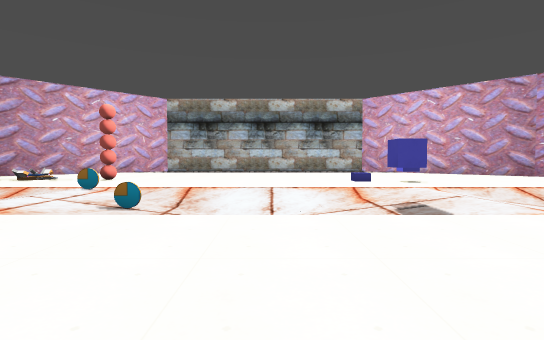
[1] (above)

19 first-person views from a walk through a 3-D level made in the Godot game engine. The camera is 1.4 m above the floor, tilts 2° down and sees 80° across. The floor is counted in squares, 2 m on a side. Each view is taken from the middle of a square. On the plan, view 1 faces up. The plan holds only what a view shows up to about 10 squares ahead; the rest is blank. The place goes on beyond the plan. Flat picture figures and markers are not drawn. Some surface patterns are stand-ins.

[2]
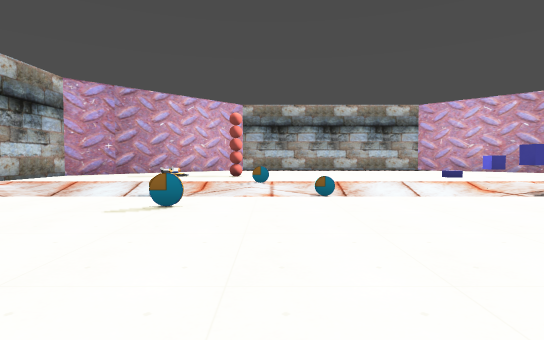

[3]
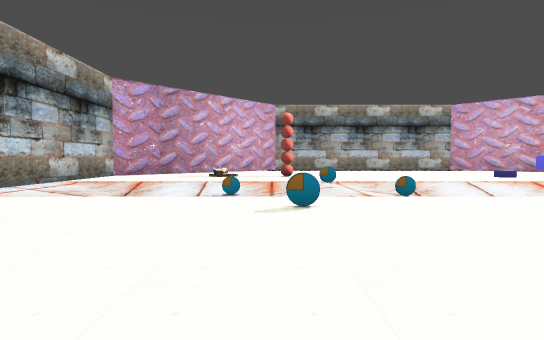

[4]
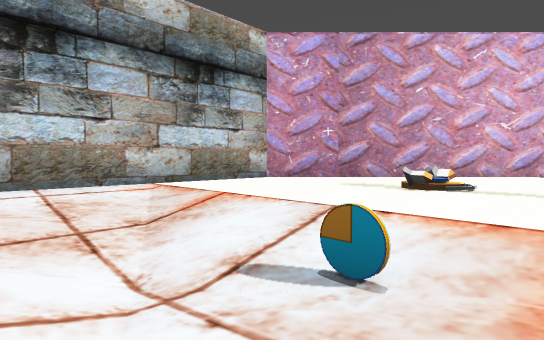

[5]
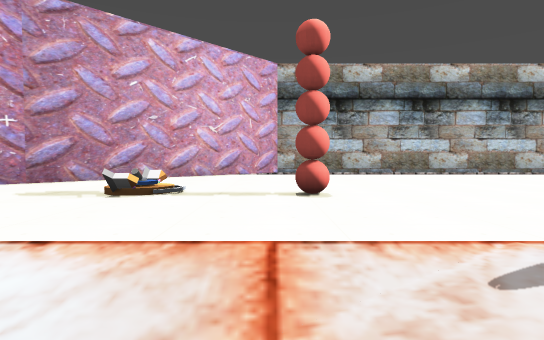

[6]
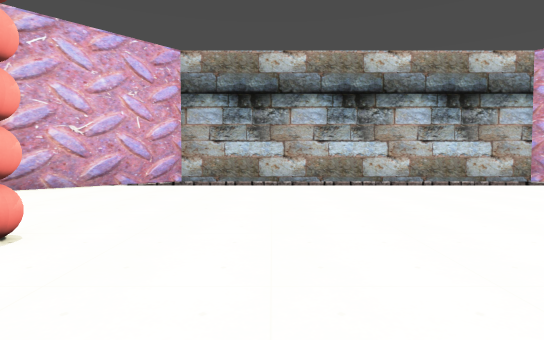

[7]
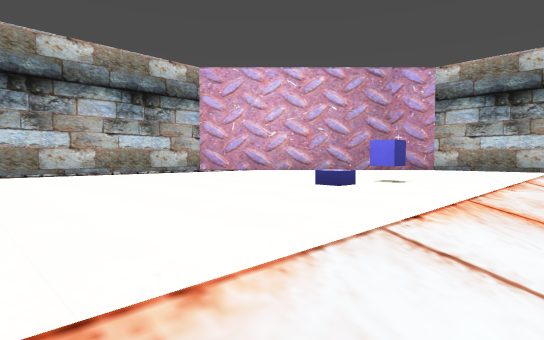

[8]
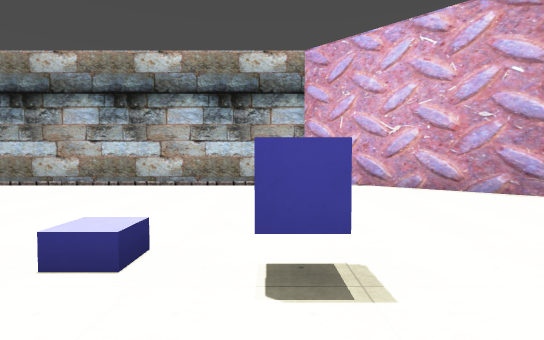

[9]
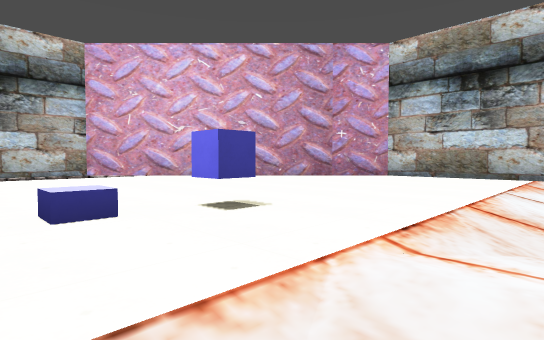

[10]
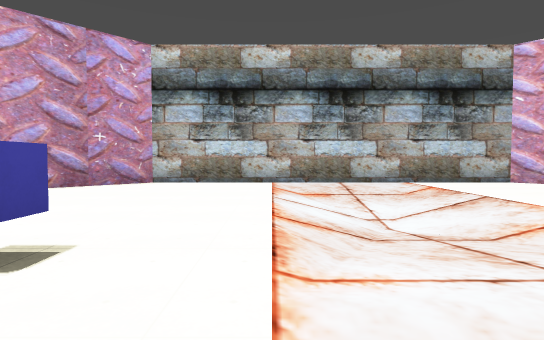

[11]
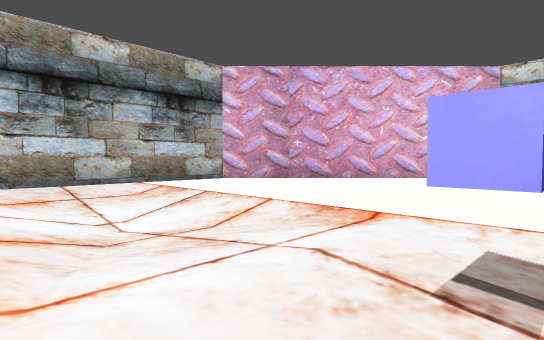

[12]
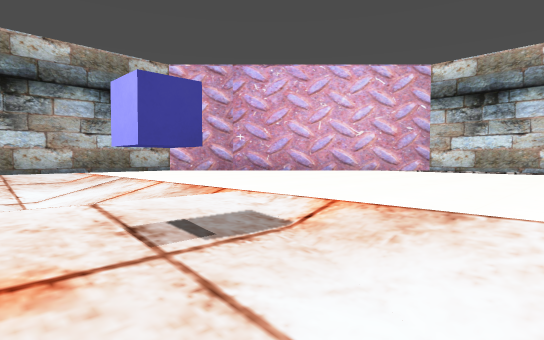

[13]
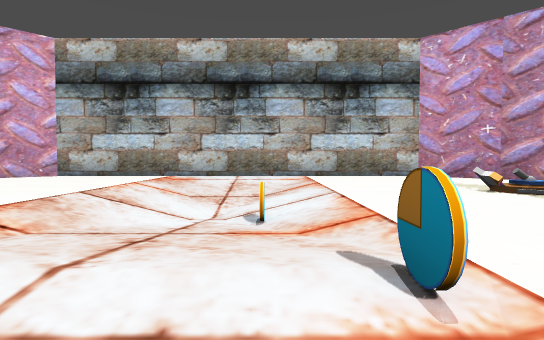

[14]
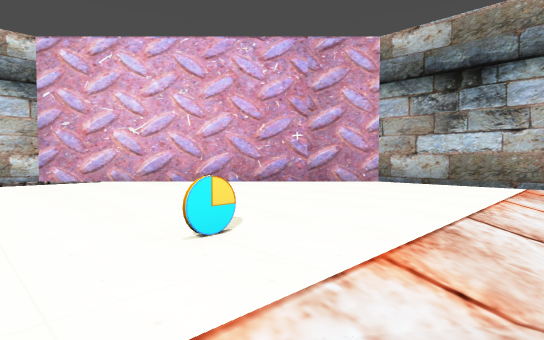

[15]
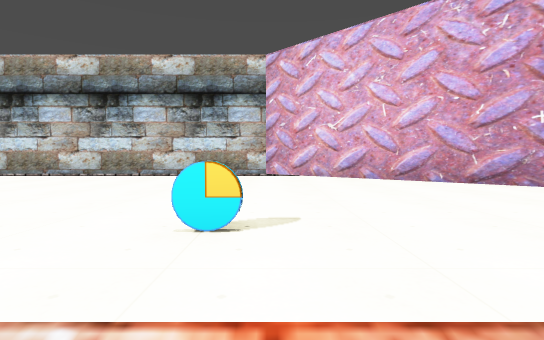

[16]
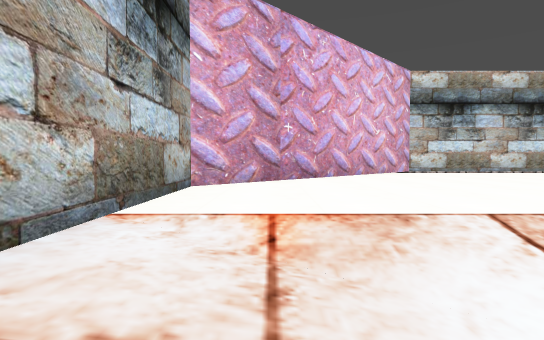

[17]
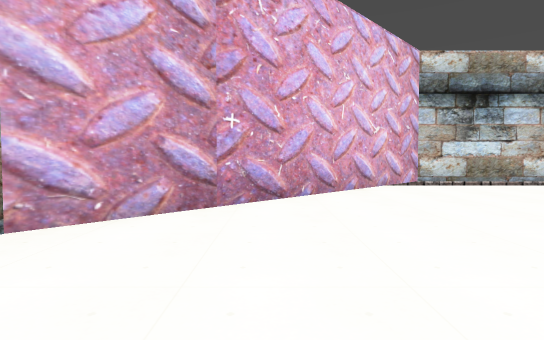

[18]
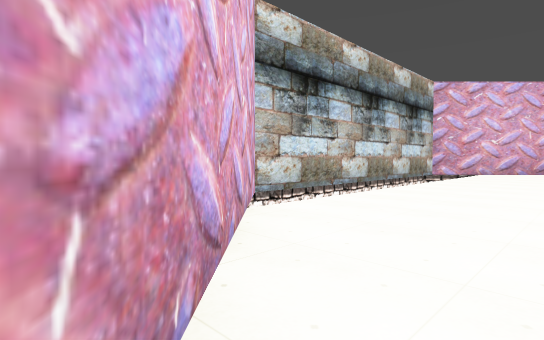

[19]
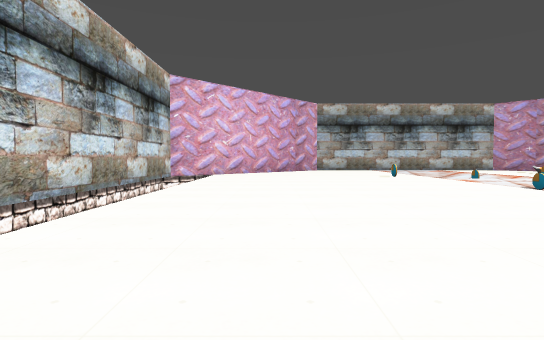

### Floor plan
Key: @ floor where view 1 was taken; # wall or solid block; . main floor; - floor 0.25 m lower than the main floor; / step, stairs or slope; v drop or lower ground; B block; W wheel; O other object.
Columns run from 13 left of view 1 to 12 right of it. Each row starts with its distance up from view 1.
 18       ##############
 17      ##v           ##
 16     ##..............##
 15    ##................##
 14   ##..................##
 13  ##....................##
 12 ##...O..................##
 11 #..../..O................#
 10 #....O........../B.......#
  9 #.............../........#
  8 #////////W///////////////#
  7 #/////W//////////////////#
  6 #/////////W/////-////////#
  5 #//////////  ////////////#
  4 #////////////////////////#
  3 #......W.................#
  2 #........................#
  1 #........................#
  0 ##...........@..........##
 -1  ##....................##
 -2   ##..................##
 -3    ##................##
 -4     ##... ..........##
 -5      ##v          v##
 -6       ##############

Where each view was taken, in squares from view 1:
view 1: 0 up, 0 right, facing up
view 2: 2 down, 4 left, facing up
view 3: 2 down, 6 left, facing up
view 4: 5 up, 6 left, facing up-left
view 5: 6 up, 6 left, facing up
view 6: 8 up, 3 left, facing up
view 7: 7 up, 2 left, facing up-right
view 8: 8 up, 4 right, facing up
view 9: 7 up, 2 right, facing up-right
view 10: 8 up, 2 right, facing right
view 11: 8 up, 2 right, facing down-right
view 12: 7 up, 0 right, facing down-right
view 13: 7 up, 3 left, facing left
view 14: 5 up, 4 left, facing down-left
view 15: 5 up, 6 left, facing down
view 16: 7 up, 10 right, facing down
view 17: 4 up, 9 right, facing down
view 18: 1 down, 9 right, facing down-left
view 19: 2 down, 7 right, facing left
